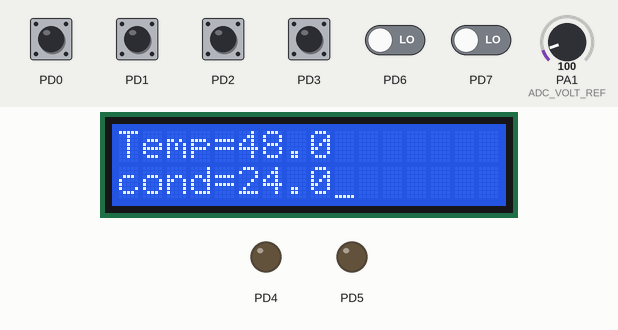
Recording of a program running on a simulated ATmega32, built with avr-gcc and emulated at 8 MHz. Shown: 16×2 character LCD, output pins drawn as LEDs (lit = HIGH). Wiring (inferred from the names in the program): character LCD (HD44780): RS PB4; R/W PB7; E PB5; data PB0, PB1, PB2, PB3. The inputs (shaded band) are chosen by the test bench; at power-on: PD0–3 HIGH, PD6, PD7 LOW, PA1 (ADC_VOLT_REF) = 100. Pins used as bus, display or sensor lines are not drawn.

Above: at 2.1 s.
2.2 s: PD0 pulled LOW for 0.8 s
At 3.5 s:
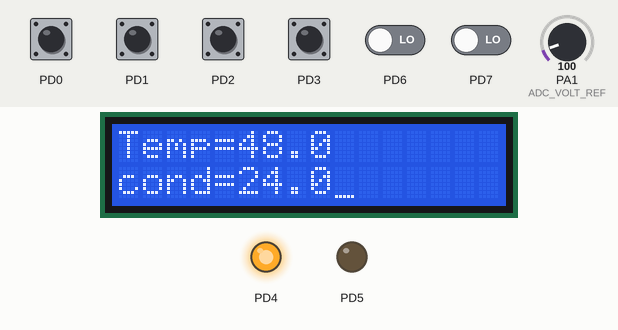
5.5 s: PA1 (ADC_VOLT_REF) set to 120
At 7.7 s:
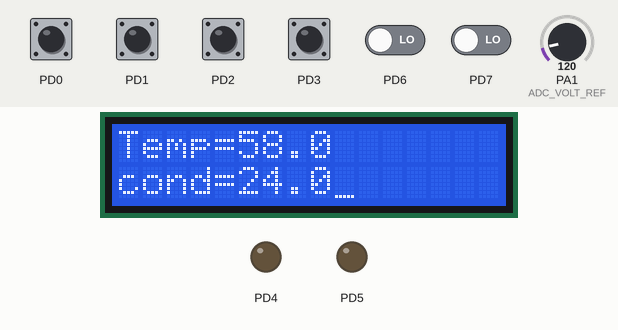
8.0 s: PD2 pulled LOW for 0.8 s
At 10.3 s:
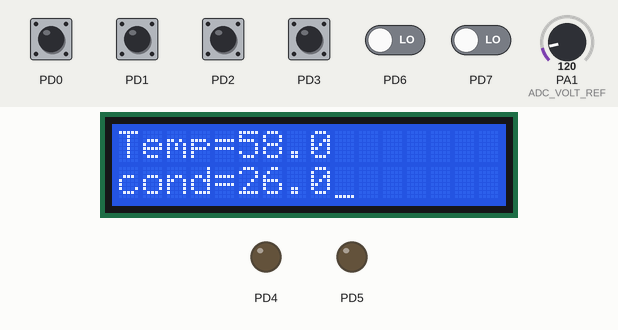
11.4 s: PD3 pulled LOW for 0.8 s
At 13.8 s:
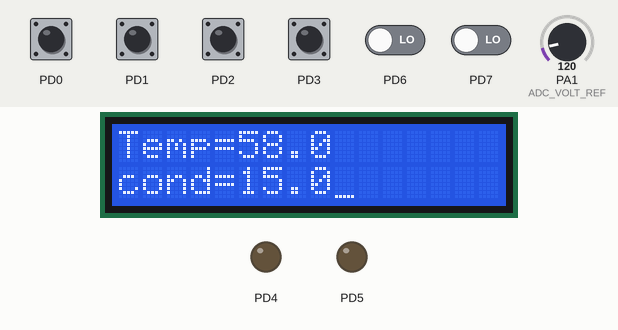
14.7 s: PA1 (ADC_VOLT_REF) set to 140
At 16.9 s:
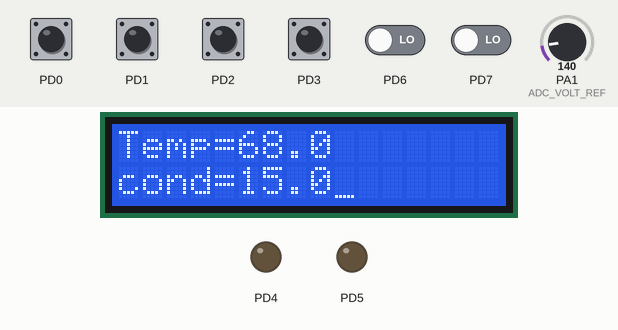
17.2 s: PD2 pulled LOW for 0.8 s
At 19.4 s:
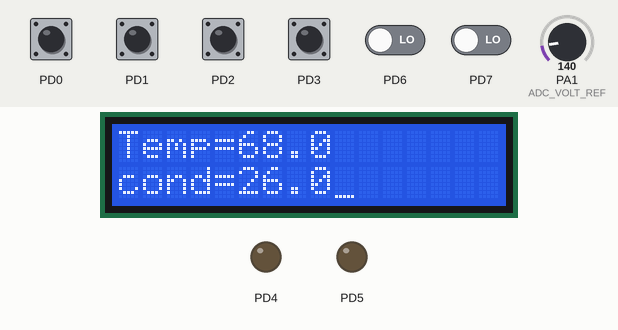
Timing chart, 0 to 20.9 s (numbered marks = the images above; inputs shaded):
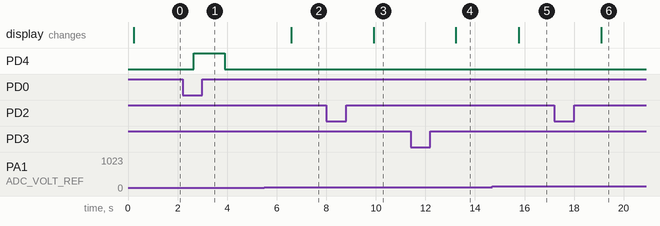

Measured:
- after the input at 2.2 s, PD4: LOW → HIGH after 0.44 s, → LOW 1.3 s later
- after the input at 5.5 s, the display: changes after 1.1 s (image 2)
- after the input at 8.0 s, the display: changes after 1.9 s (image 3)
- after the input at 11.4 s, the display: changes after 1.8 s (image 4)
- after the input at 14.7 s, the display: changes after 1.1 s (image 5)
- after the input at 17.2 s, the display: changes after 1.9 s (image 6)

The program:

main.c
```c
/*
 * main.c
 *
 *  Created on: Jan 23, 2021
 *      Author: hussam
 */


#include "BIT_MATH.h"
#include "STD_TYPES.h"

#include "GPIO_interface.h"
#include "ADC_interface.h"
#include "EXTI_interface.h"

#include "LED_interface.h"
#include "SWITCH_interface.h"
#include "LCD_interface.h"
#include "LM35_interface.h"

#include "util/delay.h"
#define F_CPU 8000000UL


u8 CondTemp = 24 ;

void TempUp (void)
{
	if (CondTemp <= 25)
	CondTemp++;
}
void TempDn (void)
{
	if (CondTemp >= 16)
	{
	CondTemp-- ;
	}
}


int main (void )
{
	LM35_voidInit(ADC1);
	LCD_voidInit();
	SWITCH_voidInit(GPIOD , 2);
	SWITCH_voidInit(GPIOD , 3);

	SWITCH_voidInterrupt(EXTI_INT0 ,&TempUp);
	SWITCH_voidInterrupt(EXTI_INT1 , &TempDn);
	u8 Temp ;
	u8 FANSW , HEATSW ;
	while (1)
		{
		Temp =LM35_voidRead();
		LCD_voidMoveCrusor(1,1);
		LCD_voidDispString("Temp=");
		LCD_voidDispNumber(Temp);
		LCD_voidMoveCrusor(2,1);
		LCD_voidDispString("cond=");
		LCD_voidDispNumber(CondTemp);
		_delay_ms (1000);
		FANSW = SWITCH_u8Read(GPIOD , 0);
		HEATSW = SWITCH_u8Read(GPIOD , 1);

		if (FANSW == 0 && Temp > CondTemp)
		{
			LED_voidTurnOn(GPIOD , 4);

		}
		else if (Temp < CondTemp || FANSW != 0)
		{
			LED_voidTurnOff(GPIOD , 4);
		}
		if (HEATSW == 0 && Temp < 15)
		{
			LED_voidTurnOn(GPIOD , 5);

		}
		else if (Temp > 15 || HEATSW != 0)
		{
			LED_voidTurnOff(GPIOD , 5);
		}


		}
}
```

ADC_interface.h
```c
/*****************************************************/
/* Author : Hussam hamdy 						   	 */
/* Data : 08 Nov 2020								 */
/* Version : V 1.0									 */
/* LOG : 											 */
/*													 */
/*****************************************************/

#ifndef ADC_INTERFACE_H
#define ADC_INTERFACE_H

#define ADC0 0
#define ADC1 1
#define ADC2 2
#define ADC3 3
#define ADC4 4
#define ADC5 5
#define ADC6 6
#define ADC7 7


	void ADC_voidinit (u8 copy_u8Channel);
	u16	ADC_u16Read (void);
#endif
```

ADC_program.c
```c
/*****************************************************/
/* Author : Hussam hamdy 						   	 */
/* Data : 08 Nov 2020								 */
/* Version : V 1.0									 */
/* LOG : 											 */
/*													 */
/*****************************************************/


#include "BIT_MATH.h"
#include "STD_TYPES.h"
/* Driver include */
#include "ADC_interface.h"
#include "ADC_config.h"
#include "ADC_private.h"


void ADC_voidinit(u8 copy_u8Channel)
{
	//1- Make Channel selected I/p
	CLEAR_BIT(DDRA,copy_u8Channel);
	copy_u8Channel&=0x07;
		/*clearing the MUX0...MUX4 */
		ADMUX &=0xE0;
		/*to choose the required channel number in bits MUX0....MUX4*/
		ADMUX |= copy_u8Channel;
		//3- Select Voltage reference for ADC

	//2- Select Conversion Speed of ADC
	#if   ADC_PRESCALER == 2
		ADCSRA &= 0xF8;
	#elif ADC_PRESCALER == 4
		ADCSRA &= 0xF8;
		ADCSRA |= 0x02;
	#elif ADC_PRESCALER == 8
		ADCSRA &= 0xF8;
		ADCSRA |= 0x03;
	#elif ADC_PRESCALER == 16
		ADCSRA &= 0xF8;
		ADCSRA |= 0x04;
	#elif ADC_PRESCALER == 32
		ADCSRA &= 0xF8;
		ADCSRA |= 0x05;
	#elif ADC_PRESCALER == 64
		ADCSRA &= 0xF8;
		ADCSRA |= 0x06;
	#elif ADC_PRESCALER == 128
		ADCSRA &= 0xF8;
		ADCSRA |= 0x07;
	#endif
	//3- Select Voltage reference for ADC
	#if   ADC_VOLT_REF == 0
		ADMUX &= 0x3F;
	#elif ADC_VOLT_REF == 1
		CLEAR_BIT(ADMUX, REFS1);
		SET_BIT(ADMUX, REFS0);
	#elif ADC_VOLT_REF == 3
		SET_BIT(ADMUX, REFS1);
		SET_BIT(ADMUX, REFS0);
	#endif

	//4- Select Type of Storing of the output
	#if ADC_STORE == 0
		CLEAR_BIT(ADMUX, ADLAR);
	#else
		SET_BIT(ADMUX, ADLAR);
	#endif

	//5- Turn on ADC
	SET_BIT(ADCSRA, ADEN);

}

u16  ADC_u16Read(void)
{
	u16 Return_val;
	//1- Activate Start of Conversion
	SET_BIT(ADCSRA, ADSC);
	//2- Wait until conversion Ended
	while(GET_BIT(ADCSRA, ADIF)==0);
	//3- Clear Interrupt Flag after Ended
	SET_BIT(ADCSRA, ADIF);
	//4- Read ADCL then ADCH in order
	Return_val = ADCL;
	Return_val |= (ADCH << 8);
	return Return_val;
}
```

EXTI_interface.h
```c
/*****************************************************/
/* Author : Hussam hamdy 						   	 */
/* Data : 23 OCT 2020								 */
/* Version : V 1.0									 */
/* LOG : 											 */
/*													 */
/*****************************************************/

#ifndef EXTI_INTERFACE_H
#define EXTI_INTERFACE_H

#define EXTI_INT0 0
#define EXTI_INT1 1
#define EXTI_INT2 2

	void EXTI_voidInit(u8 copy_u8IntNum , void (* copy_CB)(void));

#endif
```

EXTI_program.c
```c
/*****************************************************/
/* Author : Hussam hamdy 						   	 */
/* Data : 23 OCT 2020								 */
/* Version : V 1.0									 */
/* LOG : 											 */
/*													 */
/*****************************************************/

#include "STD_TYPES.h"
#include "BIT_MATH.h"

#include "EXTI_interface.h"
#include "EXTI_config.h"
#include "EXTI_private.h"

#include "avr/interrupt.h"


void (* Global_CBINT0)(void);
void (* Global_CBINT1)(void);
void (* Global_CBINT2)(void);


	void EXTI_voidInit(u8 copy_u8IntNum , void (* copy_CB)(void))
	{
		SET_BIT(SREG , GI);

		switch (copy_u8IntNum)
		{
			case EXTI_INT0 :
			SET_BIT (GICR , INT0 );
			SET_BIT(GIFR, INTF0);
			CLEAR_BIT(DDRD , 2 );
			Global_CBINT0 = copy_CB ;
			break ;

			case EXTI_INT1 :
			SET_BIT (GICR , INT1 );
			CLEAR_BIT(DDRD , 3 );
			Global_CBINT1 = copy_CB ;
			break ;

			case EXTI_INT2 :
			SET_BIT (GICR , INT2 );
			CLEAR_BIT(DDRB , 2 );
			Global_CBINT2 = copy_CB ;
			break ;

			default :
			break ;

		}
	}
	ISR(INT0_vect)
	{
		(*Global_CBINT0)();
	}
	ISR(INT1_vect)
	{
		(*Global_CBINT1)();
	}
	ISR(INT2_vect)
	{
		(*Global_CBINT2)();
	}
	
```

LED_interface.h
```c
/*****************************************************/
/* Author : Hussam hamdy 						   	 */
/* Data : 11 OCT 2020								 */
/* Version : V 1.0									 */
/* LOG : 											 */
/*													 */
/*****************************************************/

#ifndef LED_INTERFACE_H
#define LED_INTERFACE_H

void LED_voidTurnOn(u8 copy_u8port , u8 copy_u8pin);
void LED_voidTurnOff(u8 copy_u8port , u8 copy_u8pin);
void LED_voidTogLed (u8 copy_u8port , u8 copy_u8pin );


#endif
```

LED_program.c
```c
/*****************************************************/
/* Author : Hussam hamdy 						   	 */
/* Data : 11 OCT 2020								 */
/* Version : V 1.0									 */
/* LOG : 											 */
/*													 */
/*****************************************************/

// libaray
#include "STD_TYPES.h"
#include "BIT_MATH.h"

#include "GPIO_interface.h"


#include "LED_interface.h"
#include "LED_private.h"
#include "LED_config.h"


void LED_voidTurnOn(u8 copy_u8port , u8 copy_u8pin)
{
	GPIO_voidSetPinDDR(copy_u8port , copy_u8pin , OUTPUT );
	GPIO_voidWritePin (copy_u8port , copy_u8pin , HIGH);
}
void LED_voidTurnOff(u8 copy_u8port , u8 copy_u8pin)
{
	GPIO_voidSetPinDDR(copy_u8port , copy_u8pin , OUTPUT );
	GPIO_voidWritePin (copy_u8port , copy_u8pin , LOW);
}
void LED_voidTogLed (u8 copy_u8port , u8 copy_u8pin )
{
	GPIO_voidSetPinDDR(copy_u8port , copy_u8pin , OUTPUT );
	GPIO_voidTogPin(copy_u8port , copy_u8pin);
}
```

LM35_interface.h
```c
/*****************************************************/
/* Author : Hussam hamdy 						   	 */
/* Data : 11 NOV 2020								 */
/* Version : V 1.0									 */
/* LOG : 											 */
/*													 */
/*****************************************************/

#ifndef LM35_INTERFACE_H
#define LM35_INTERFACE_H

#define ADC0 0
#define ADC1 1
#define ADC2 2
#define ADC3 3
#define ADC4 4
#define ADC5 5
#define ADC6 6
#define ADC7 7

void LM35_voidInit (u8 copy_u8Channel);
u8 LM35_voidRead ();


#endif
```

LM35_program.c
```c
/*****************************************************/
/* Author : Hussam hamdy 						   	 */
/* Data : 11 NOV 2020								 */
/* Version : V 1.0									 */
/* LOG : 											 */
/*													 */
/*****************************************************/

#include "STD_TYPES.h"
#include "BIT_MATH.h"

#include "LM35_interface.h"
#include "LM35_config.h"
#include "LM35_private.h"

#include "ADC_interface.h"


void LM35_voidInit (u8 copy_u8Channel)
{
	ADC_voidinit(copy_u8Channel);
}
u8 LM35_voidRead (void)
{
	u16 LM35_read;

	u8 Temp ;

	LM35_read = ADC_u16Read() ;
	#if VREF == 2560
	Temp = LM35_read*.25 ;
	#elif VREF == 5000
	Temp = LM35_read * 0.48828125 ;
	#endif
	return Temp;
}
```

SWITCH_interface.h
```c
/*****************************************************/
/* Author : Hussam hamdy 						   	 */
/* Data : 11 OCT 2020								 */
/* Version : V 1.0									 */
/* LOG : 											 */
/*													 */
/*****************************************************/

#ifndef SWITCH_INTERFACE_H
#define SWITCH_INTERFACE_H

void SWITCH_voidInit(u8 copy_u8Port , u8 copy_u8Pin );

u8 	SWITCH_u8Read(u8 copy_u8Port , u8 copy_u8Pin );

void SWITCH_voidInterrupt(u8 copy_u8IntNum , void (*copy_voidFun)(void));


#endif
```

SWITCH_program.c
```c
/*****************************************************/
/* Author : Hussam hamdy 						   	 */
/* Data : 11 OCT 2020								 */
/* Version : V 1.0									 */
/* LOG : 											 */
/*													 */
/*****************************************************/

// libaray
#include "STD_TYPES.h"
#include "BIT_MATH.h"

#include "GPIO_interface.h"


#include "SWITCH_interface.h"
#include "SWITCH_private.h"
#include "SWITCH_config.h"

#define F_CPU 8000000UL
#include "util/delay.h"

void SWITCH_voidInit(u8 copy_u8Port , u8 copy_u8Pin )
{
	GPIO_voidSetPinDDR(copy_u8Port , copy_u8Pin ,INPUT);
	#if PULLUP_RES == 0
	GPIO_voidWritePin (copy_u8Port , copy_u8Pin , HIGH );
	#endif

}

u8 	SWITCH_u8Read(u8 copy_u8Port , u8 copy_u8Pin )
{
	u8 Local_u8ReturnValue ;
	_delay_ms(50);
	Local_u8ReturnValue = GPIO_u8ReadPin(copy_u8Port , copy_u8Pin);
	return Local_u8ReturnValue ;
}

void SWITCH_voidInterrupt(u8 copy_u8IntNum , void (*copy_voidFun)(void))
{
	EXTI_voidInit(copy_u8IntNum , copy_voidFun );
}
```

ADC_config.h
```c
/*****************************************************/
/* Author : Hussam hamdy 						   	 */
/* Data : 08 Nov 2020								 */
/* Version : V 1.0									 */
/* LOG : 											 */
/*													 */
/*****************************************************/

#ifndef ADC_CONFIG_H
#define ADC_CONFIG_H
/* Options : 2 for Select devision by 2
			 4 for Select devision by 4
		     8 for Select devision by 8
			 16 for Select devision by 16
			 32 for Select devision by 32
			 64 for Select devision by 64
			 128 for Select devision by 128
*/
#define ADC_PRESCALER  64

/* Options : 0 for Select External Aref and stop interanl Aref
			 1 for Select AVcc and interanl Aref = 5 with External Capacitor on Aref
			 3 for Select AVcc and interanl Aref = 2.56 with External Capacitor on Aref
*/
#define ADC_VOLT_REF  1

/* Options : 0 for store 8bit in ADCL and 2bit in ADCH
	         1 for Store 2bit in ADCL and 8bit in ADCH
*/
#define ADC_STORE   0


#endif
```

EXTI_config.h
```c
/*****************************************************/
/* Author : Hussam hamdy 						   	 */
/* Data : 23 OCT 2020								 */
/* Version : V 1.0									 */
/* LOG : 											 */
/*													 */
/*****************************************************/

#ifndef EXTI_CONFIG_H
#define EXTI_CONFIG_H

#endif
```

LCD_config.h
```c
/*****************************************************/
/* Author : Hussam hamdy 						   	 */
/* Data : 30 OCT 2020								 */
/* Version : V 1.0									 */
/* LOG : 											 */
/*													 */
/*****************************************************/

#ifndef LCD_config_H
#define LCD_config_H

// OPTIONS 0 for 8BIT
//		   1 for 4bit

#define LCD_MODE 1

/* OPTIONS 0 for Low_nipple
		   1 for High_nipple
 */

 #define LCD_NIBBLE 0

 /* OPTIONS : GPIOA  -> 0
			  GPIOB  -> 1
			  GPIOC  -> 2
			  GPIOD  -> 3
*/
#define LCD_PORT 1


 /* OPTIONS : GPIOA  -> 0
			  GPIOB  -> 1
			  GPIOC  -> 2
			  GPIOD  -> 3
*/
#define LCD_RSPORT 1

// OPTIONS 0~7

#define LCD_RSPIN 4


 /* OPTIONS : GPIOA  -> 0
			  GPIOB  -> 1
			  GPIOC  -> 2
			  GPIOD  -> 3
*/
#define LCD_RWPORT 1

// OPTIONS 0~7

#define LCD_RWPIN 7


 /* OPTIONS : GPIOA  -> 0
			  GPIOB  -> 1
			  GPIOC  -> 2
			  GPIOD  -> 3
*/
#define LCD_ENPORT 1

// OPTIONS 0~7

#define LCD_ENPIN 5

#endif
```

LED_config.h
```c
/*****************************************************/
/* Author : Hussam hamdy 						   	 */
/* Data : 11 OCT 2020								 */
/* Version : V 1.0									 */
/* LOG : 											 */
/*													 */
/*****************************************************/

#ifndef LED_CONFIG_H
#define LED_CONFIG_H


#endif
```

LM35_config.h
```c
/*****************************************************/
/* Author : Hussam hamdy 						   	 */
/* Data : 11 NOV 2020								 */
/* Version : V 1.0									 */
/* LOG : 											 */
/*													 */
/*****************************************************/

#ifndef LM35_CONFIG_H
#define LM35_CONFIG_H


/* 5 if VREF = 5000 volts
  2.56 if VREF = 2560*/
  #define VREF 5000


#endif
```

SWITCH_config.h
```c
/*****************************************************/
/* Author : Hussam hamdy 						   	 */
/* Data : 11 OCT 2020								 */
/* Version : V 1.0									 */
/* LOG : 											 */
/*													 */
/*****************************************************/

#ifndef SWITCH_CONFIG_H
#define SWITCH_CONFIG_H

/* options : 0 for internal Pullup
			 1 for external Pullup
*/
#define PULLUP_RES  0


#endif
```

LCD_interface.h
```c
/*****************************************************/
/* Author : Hussam hamdy 						   	 */
/* Data : 30 OCT 2020								 */
/* Version : V 1.0									 */
/* LOG : 											 */
/*													 */
/*****************************************************/

#ifndef LCD_INTERFACE_H
#define LCD_INTERFACE_H

void LCD_voidInit();
void LCD_voidSendCmd(u8 copy_u8Cmd);
void LCD_voidSendEnPulse ();
void LCD_voidMoveCrusor(u8 copy_u8Line , u8 copy_u8Position);
void LCD_voidClearScreen();
void LCD_voidDispChar(u8 copy_u8char);
void LCD_voidDispString(u8 *copy_u8String);
void LCD_voidDispNumber (f32 copy_f32Num);

#endif
```

LCD_program.c
```c
/*****************************************************/
/* Author : Hussam hamdy 						   	 */
/* Data : 30 OCT 2020								 */
/* Version : V 1.0									 */
/* LOG : 											 */
/*													 */
/*****************************************************/
#include "STD_TYPES.h"
#include "BIT_MATH.h"

#include "GPIO_interface.h"
#include "LCD_interface.h"
#include "LCD_config.h"
#include "LCD_private.h"

#define F_CPU 8000000UL
#include "util/delay.h"


void LCD_voidInit()
{
	_delay_ms(40);

	GPIO_voidSetPinDDR(LCD_RSPORT , LCD_RSPIN , OUTPUT);
	GPIO_voidSetPinDDR(LCD_RWPORT , LCD_RWPIN , OUTPUT);
	GPIO_voidSetPinDDR(LCD_ENPORT , LCD_ENPIN , OUTPUT);
	#if LCD_MODE == 0
		GPIO_voidSetPortDDR(LCD_PORT, OUTPUT);
		LCD_voidSendCmd(LCD_Function_8BIT_2Lines);
		_delay_ms(1);
		LCD_voidSendCmd(LCD_DISP_ON_CURSOR_ON);
		_delay_ms(1);
		LCD_voidSendCmd(LCD_CLEAR_SCREEN);
		_delay_ms(10);
		LCD_voidSendCmd(LCD_ENTRY_MODE);
		_delay_ms(1);

	#elif LCD_MODE == 1
		#if LCD_NIBBLE == 0
			GPIO_voidSetLowNippleDDR(LCD_PORT , OUTPUT);
			LCD_voidSendCmd(LCD_RETURN_HOME);
			_delay_ms(15);
			LCD_voidSendCmd(LCD_Function_4BIT_2Lines);
			_delay_ms(1);
		    LCD_voidSendCmd(LCD_DISP_ON_CURSOR_ON);
		    _delay_ms(1);
		    LCD_voidSendCmd(LCD_CLEAR_SCREEN);
		    _delay_ms(10);
		    LCD_voidSendCmd(LCD_ENTRY_MODE);
		    _delay_ms(1);


		#elif LCD_NIBBLE == 1
			GPIO_voidSetHighNippleDDR(LCD_PORT , OUTPUT);
			LCD_voidSendCmd(LCD_RETURN_HOME);
			_delay_ms(15);
			LCD_voidSendCmd(LCD_Function_4BIT_2Lines);
			_delay_ms(1);
		    LCD_voidSendCmd(LCD_DISP_ON_CURSOR_ON);
		    _delay_ms(1);
		    LCD_voidSendCmd(LCD_CLEAR_SCREEN);
		    _delay_ms(10);
		    LCD_voidSendCmd(LCD_ENTRY_MODE);
		    _delay_ms(1);

		#endif
	#endif


}

void LCD_voidSendCmd(u8 copy_u8Cmd)
{
	#if LCD_MODE == 0
		GPIO_voidWritePort (LCD_PORT , copy_u8Cmd);
		GPIO_voidWritePin  (LCD_RSPORT , LCD_RSPIN , 0);
		GPIO_voidWritePin  (LCD_RWPORT , LCD_RWPIN , 0);
		LCD_voidSendEnPulse();

	#elif LCD_MODE == 1
		#if LCD_NIBBLE == 0
			GPIO_voidWriteLowNipple(LCD_PORT , copy_u8Cmd>>4);
			GPIO_voidWritePin  (LCD_RSPORT , LCD_RSPIN , 0);
			GPIO_voidWritePin  (LCD_RWPORT , LCD_RWPIN , 0);
			LCD_voidSendEnPulse();

			GPIO_voidWriteLowNipple(LCD_PORT , copy_u8Cmd);
			GPIO_voidWritePin  (LCD_RSPORT , LCD_RSPIN , 0);
			GPIO_voidWritePin  (LCD_RWPORT , LCD_RWPIN , 0);
			LCD_voidSendEnPulse();
			_delay_ms(2);
			#elif LCD_NIBBLE == 1
				GPIO_voidWriteHighNipple(LCD_PORT , copy_u8Cmd<<4);
			GPIO_voidWritePin  (LCD_RSPORT , LCD_RSPIN , 0);
			GPIO_voidWritePin  (LCD_RWPORT , LCD_RWPIN , 0);
			LCD_voidSendEnPulse();

			GPIO_voidWriteHighNipple(LCD_PORT , copy_u8Cmd);
			GPIO_voidWritePin  (LCD_RSPORT , LCD_RSPIN , 0);
			GPIO_voidWritePin  (LCD_RWPORT , LCD_RWPIN , 0);
			LCD_voidSendEnPulse();
			_delay_ms(2);
		#endif
	#endif

}
void LCD_voidSendEnPulse ()
{
	GPIO_voidWritePin  (LCD_ENPORT , LCD_ENPIN , 1);
	_delay_ms(2);
	GPIO_voidWritePin  (LCD_ENPORT , LCD_ENPIN , 0);

}
void LCD_voidMoveCrusor(u8 copy_u8Line , u8 copy_u8Position)
{
	u8 data ;
if(copy_u8Line < 1 || copy_u8Line > 2 || copy_u8Position >16 || copy_u8Position <1 )
{
	data = 0x80 ;
}
else if (copy_u8Line ==1)
{
	data = 0x80 +(copy_u8Position -1);
}
else if (copy_u8Line==2)
{
	data = 0xC0 + (copy_u8Position -1 );
}
LCD_voidSendCmd(data);
_delay_ms(1);
}
void LCD_voidClearScreen()
{
	LCD_voidSendCmd(LCD_CLEAR_SCREEN);
	_delay_ms(10);
}
void LCD_voidDispChar(u8 copy_u8char)
{
#if LCD_MODE == 0
		GPIO_voidWritePort (LCD_PORT , copy_u8char);
		GPIO_voidWritePin  (LCD_RSPORT , LCD_RSPIN , 1);
		GPIO_voidWritePin  (LCD_RWPORT , LCD_RWPIN , 0);
		LCD_voidSendEnPulse();

	#elif LCD_MODE == 1
		#if LCD_NIBBLE == 0
			GPIO_voidWriteLowNipple(LCD_PORT , copy_u8char>>4);
			GPIO_voidWritePin  (LCD_RSPORT , LCD_RSPIN , 1);
			GPIO_voidWritePin  (LCD_RWPORT , LCD_RWPIN , 0);
			LCD_voidSendEnPulse();

			GPIO_voidWriteLowNipple(LCD_PORT , copy_u8char);
			GPIO_voidWritePin  (LCD_RSPORT , LCD_RSPIN , 1);
			GPIO_voidWritePin  (LCD_RWPORT , LCD_RWPIN , 0);
			LCD_voidSendEnPulse();
			_delay_ms(2);
			#elif LCD_NIBBLE == 1
				GPIO_voidWriteHighNipple(LCD_PORT , copy_u8char<<4);
			GPIO_voidWritePin  (LCD_RSPORT , LCD_RSPIN , 1);
			GPIO_voidWritePin  (LCD_RWPORT , LCD_RWPIN , 0);
			LCD_voidSendEnPulse();

			GPIO_voidWriteHighNipple(LCD_PORT , copy_u8char);
			GPIO_voidWritePin  (LCD_RSPORT , LCD_RSPIN , 1);
			GPIO_voidWritePin  (LCD_RWPORT , LCD_RWPIN , 0);
			LCD_voidSendEnPulse();
			_delay_ms(2);
		#endif
	#endif

}
void LCD_voidDispString(u8 *copy_u8String)
{
	while ((*copy_u8String) != '\0')
	{
		LCD_voidDispChar (*copy_u8String);
		copy_u8String ++ ;
	}
}

void LCD_voidDispNumber (f32 copy_f32Num)
{
	u8 str[1];
	sprintf(str,"%d",(u8)copy_f32Num);
	LCD_voidDispString(str);
	LCD_voidDispChar('.');
	copy_f32Num = ((copy_f32Num-(u8)copy_f32Num)*100);
	sprintf(str,"%d",(u8)copy_f32Num);
	LCD_voidDispString(str);
}
```

Source omitted: ADC_private.h (905 bytes), BIT_MATH.h (495 bytes), EXTI_private.h (795 bytes), GPIO_config.h (312 bytes), GPIO_interface.h (1165 bytes), GPIO_privite.h (789 bytes), GPIO_program.c (5055 bytes), LCD_private.h (1235 bytes), LED_private.h (319 bytes), LM35_private.h (314 bytes), STD_TYPES.h (424 bytes), SWITCH_private.h (323 bytes)
